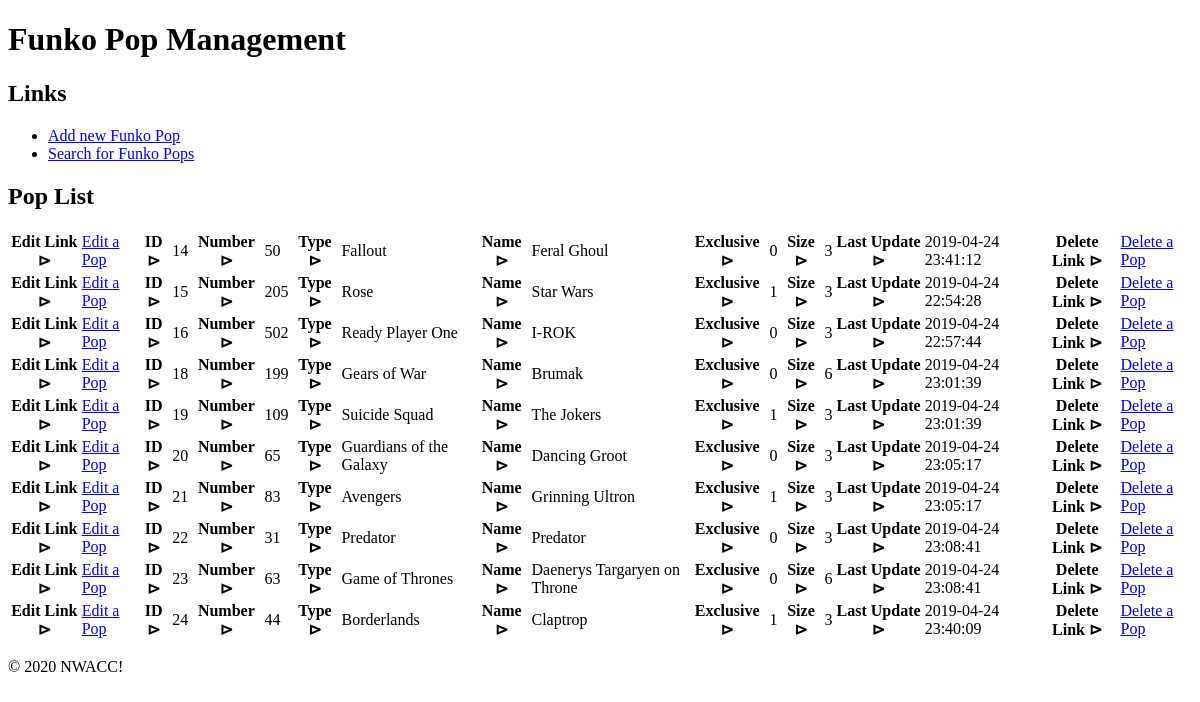
The page / on the database its author committed.
### tables this page shows
CREATE TABLE `pops` (
  `id` int(11) NOT NULL,
  `pop_number` int(11) NOT NULL,
  `pop_type` varchar(50) NOT NULL,
  `pop_name` varchar(50) NOT NULL,
  `exclusive` tinyint(4) NOT NULL,
  `size` int(11) NOT NULL,
  `last_update` datetime NOT NULL DEFAULT CURRENT_TIMESTAMP
);

### manage/pops_db.php (called while the page is built, shortened)
<?php
    function getPops() {
        global $db;
        $query = 'SELECT id, pop_number, pop_type, pop_name, exclusive, size, last_update
                  FROM pops';
        try {
            $statement = $db->prepare($query);
            $statement->execute();
            $resultSet = $statement->fetchAll();
            return $resultSet;
        } catch (PDOException $exception) {
            displayError($exception->getMessage());
        }
    }
?>

### manage/view.php (the view)
<?php include('header.php'); ?>
<section>
    <h2>Pop List</h2>
    <?php if (count($pops) < ONE) : ?>
    <p>No pops were found to match your search, please try again.</p>
    <?php else : ?>
    <table>
        <?php foreach ($pops as $pop) :
        $id = $pop['id'];
        $pop_number = $pop['pop_number'];
        $pop_type = $pop['pop_type'];
        $pop_name = $pop['pop_name'];
        $exclusive = $pop['exclusive'];
        $size = $pop['size'];
        $last_update = $pop['last_update'];
        $editUrl = "index.php?action=show_add_edit_pops&pop_id=$id";
        $deleteUrl = "index.php?action=delete_pop&pop_id=$id";
        ?>
        <tr>
            <th>Edit Link &vartriangleright;</th>
                <td><a href="<?php echo $editUrl; ?>">Edit a Pop</a></td>
            <th>ID &vartriangleright;</th>
                <td><?php echo $id; ?></td>
            <th>Number &vartriangleright;</th>
                <td><?php echo $pop_number; ?></td>
            <th>Type &vartriangleright;</th>
                <td><?php echo $pop_type; ?></td>
            <th>Name &vartriangleright;</th>
                <td><?php echo $pop_name; ?></td>
            <th>Exclusive &vartriangleright;</th>
                <td><?php echo $exclusive; ?></td>
            <th>Size &vartriangleright;</th>
                <td><?php echo $size; ?></td>
            <th>Last Update &vartriangleright;</th>
                <td><?php echo $last_update; ?></td>
            <th>Delete Link &vartriangleright;</th>
                <td><a href="<?php echo $deleteUrl; ?>">Delete a Pop</a></td>
        </tr>
        <?php endforeach; ?>
    </table>
    <?php endif; ?>
</section>
<?php include('footer.php'); ?>

### index.php (shortened to what this page needs)
<?php
    require_once('manage/database.php');
    require_once('manage/pops_db.php');
    $action = filter_input(INPUT_POST, 'action', FILTER_DEFAULT);
    if ($action === null) {
        $action = filter_input(INPUT_GET, 'action', FILTER_DEFAULT);
        if ($action === null) {
            $action = 'list_pops';
        }
    }
    switch ($action) {
        case 'list_pops' :
            $pops = getPops();
            include('manage/view.php');
            break;
    }
?>

### manage/header.php (shortened to what this page needs)
<!doctype html>
<html lang="en">
    <head>
        <link href="pops_layout.css" type="text/css" rel="stylesheet" />
    </head>
        <body>
            <header>
                <h1>Funko Pop Management</h1>
            </header>
            <?php include('nav.php'); ?>
            <main>

### manage/nav.php
<aside>
    <h2>Links</h2>
    <ul>
        <li><a href="index.php?action=show_add_edit_pops">Add new Funko Pop</a></li>
        <li><a href="index.php?action=search">Search for Funko Pops</a></li>
    </ul>
</aside>

### manage/footer.php
    </main>
        <footer>
            <p id="copyright">
                &copy; <?php echo date('Y'); ?> NWACC!
            </p>
        </footer>
    </body>
</html>

### rows shown on the page
pops: id "14", pop_number "50", pop_type "Fallout", pop_name "Feral Ghoul", exclusive "0", size "3", last_update "2019-04-24 23:41:12"
pops: id "15", pop_number "205", pop_type "Rose", pop_name "Star Wars", exclusive "1", size "3", last_update "2019-04-24 22:54:28"
pops: id "16", pop_number "502", pop_type "Ready Player One", pop_name "I-ROK", exclusive "0", size "3", last_update "2019-04-24 22:57:44"
pops: id "18", pop_number "199", pop_type "Gears of War", pop_name "Brumak", exclusive "0", size "6", last_update "2019-04-24 23:01:39"
pops: id "19", pop_number "109", pop_type "Suicide Squad", pop_name "The Jokers", exclusive "1", size "3", last_update "2019-04-24 23:01:39"
pops: id "20", pop_number "65", pop_type "Guardians of the Galaxy", pop_name "Dancing Groot", exclusive "0", size "3", last_update "2019-04-24 23:05:17"
pops: id "21", pop_number "83", pop_type "Avengers", pop_name "Grinning Ultron", exclusive "1", size "3", last_update "2019-04-24 23:05:17"
pops: id "22", pop_number "31", pop_type "Predator", pop_name "Predator", exclusive "0", size "3", last_update "2019-04-24 23:08:41"
pops: id "23", pop_number "63", pop_type "Game of Thrones", pop_name "Daenerys Targaryen on Throne", exclusive "0", size "6", last_update "2019-04-24 23:08:41"
pops: id "24", pop_number "44", pop_type "Borderlands", pop_name "Claptrop", exclusive "1", size "3", last_update "2019-04-24 23:40:09"
